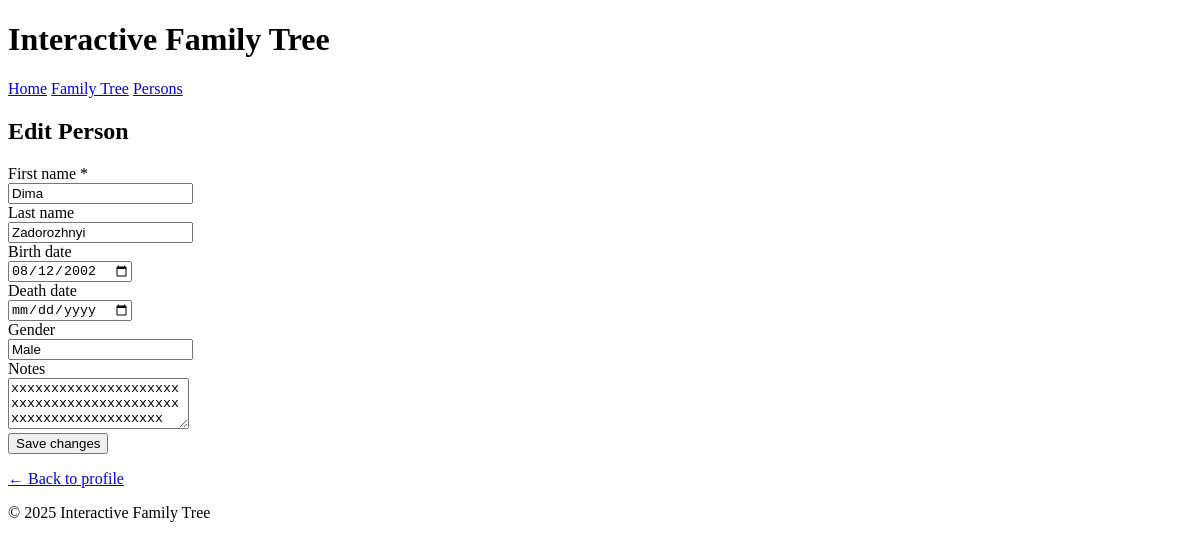
The app's page /persons/2/edit, older data.
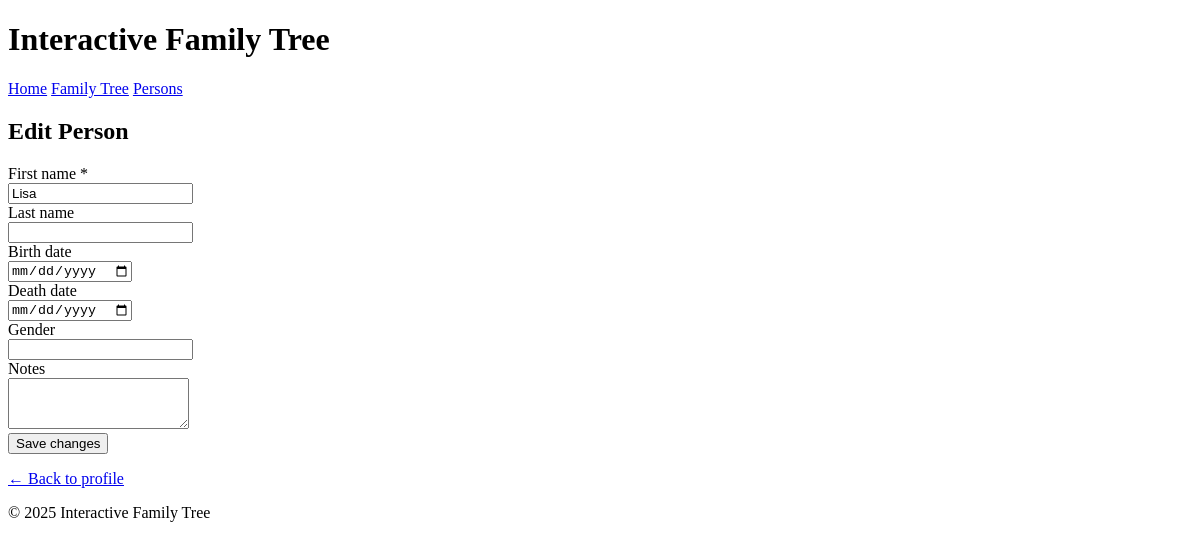
The same page, newer data.
### tables this page shows
CREATE TABLE persons (
    id INTEGER PRIMARY KEY AUTOINCREMENT,
    first_name TEXT NOT NULL,
    last_name TEXT,
    birth_date TEXT,
    death_date TEXT,
    gender TEXT,
    notes TEXT,
    created_at TEXT DEFAULT CURRENT_TIMESTAMP
);

### app.py (the view, shortened to what this page needs)
@app.route("/persons/<int:person_id>/edit", methods=["GET", "POST"])
def edit_person(person_id):
    person = get_person(person_id)
    if person is None:
        return "Person is not found", 404
    return render_template("person_edit.html", person=person)

### db.py (called while the page is built)
def get_db():
    conn = sqlite3.connect(DB_PATH)
    conn.row_factory = sqlite3.Row
    return conn

def get_person(person_id: int):
    conn = get_db()
    cur = conn.cursor()
    cur.execute("SELECT * FROM persons WHERE id = ?", (person_id,))
    row = cur.fetchone()
    conn.close()
    return row

### templates/person_edit.html (shortened to what this page needs)
{% extends "base.html" %}
{% block content %}
<h2>Edit Person</h2>
<form action="{{ url_for('edit_person', person_id=person['id']) }}" method="post" class="person-form">
    <div>
        <label for="first_name">First name *</label><br>
        <input type="text" id="first_name" name="first_name" required
               value="{{ person['first_name'] }}">
    </div>
    <div>
        <label for="last_name">Last name</label><br>
        <input type="text" id="last_name" name="last_name"
               value="{{ person['last_name'] or '' }}">
    </div>
    <div>
        <label for="birth_date">Birth date</label><br>
        <input type="date" id="birth_date" name="birth_date"
               value="{{ person['birth_date'] or '' }}">
    </div>
    <div>
        <label for="death_date">Death date</label><br>
        <input type="date" id="death_date" name="death_date"
               value="{{ person['death_date'] or '' }}">
    </div>
    <div>
        <label for="gender">Gender</label><br>
        <input type="text" id="gender" name="gender"
               value="{{ person['gender'] or '' }}">
    </div>
    <div>
        <label for="notes">Notes</label><br>
        <textarea id="notes" name="notes" rows="3">{{ person['notes'] or '' }}</textarea>
    </div>
    <button type="submit">Save changes</button>
</form>
<p><a href="{{ url_for('person_detail', person_id=person['id']) }}">← Back to profile</a></p>
{% endblock %}

Row changes from the older to the newer data that the page shows:
changed persons: first_name "Dima" → "Lisa"; last_name "Zadorozhnyi" → (not shown); birth_date "08/12/2002" → (not shown); gender "Male" → (not shown); notes "xxxxxxxxxxxxxxxxxxxxxxxxxxxxxxxxxxxxxxxxxxxxxxxxxxxxxxxxxxxxx" → (not shown)
